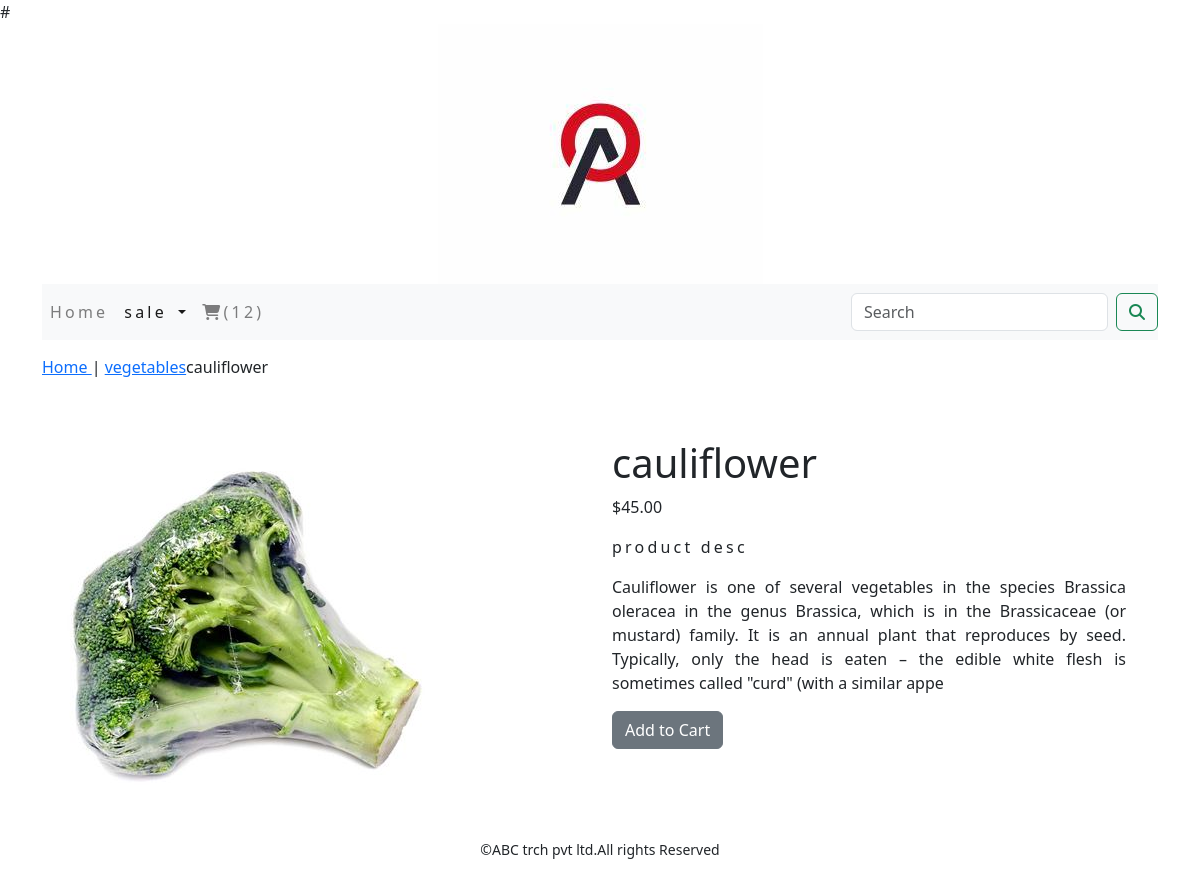
The app's page /sale/vegetables/cauflower with its own data.
### sale/models.py (models this page shows, shortened)
class Product(models.Model):
    category=models.ForeignKey(Category, related_name='products', on_delete=models.CASCADE)
    name=models.CharField(max_length=200, db_index=True)
    slug=models.SlugField(max_length=200, db_index=True)
    image=models.ImageField(upload_to='products', blank=True)
    stock=models.IntegerField()
    desc=models.CharField(max_length=300, default='')
    price=models.DecimalField(max_digits=10, decimal_places=2)
    available=models.BooleanField(default=True)
    created=models.DateTimeField(auto_now_add=True)
    updated=models.DateTimeField(auto_now=True)
    class Meta:
        ordering = ('name',)
        verbose_name = 'product'
        verbose_name_plural = 'products'

class Category (models.Model):
    name=models.CharField(max_length=250,unique=True)
    slug = models.SlugField(max_length=250,unique=True)
    description=models.TextField(blank=True)
    image=models.ImageField(upload_to='category',blank=True)
    class Meta:
        ordering=('name',)
        verbose_name='category'
        verbose_name_plural='categories'
    def get_url(self):
        return reverse('sale:products_by_category', args=[self.slug])
    def __str__(self):
        return '{}'.format(self.name)

### sale/views.py (the view)
# urls.py: path('<slug:c_slug>/<slug:product_slug>', views.ProDetail,name='prodCatdetail'),
def ProDetail(request,c_slug,product_slug):
    try:
        product=Product.objects.get(category__slug=c_slug,slug=product_slug)
    except Exception as e:
        raise e
    return render(request,'product.html',{'product':product})

### cart/context_processors.py (called while the page is built)
def counter(request):
    item_count=0
    if'admin' in request.path:
        return {}
    else:
        try:
            cart=Cart.objects.filter(cart_id=_card_id(request))
            cart_items=CartItem.objects.all().filter(cart=cart[:1])
            for cart_item in cart_items:
                item_count += cart_item.quantity
        except Cart.DoesNotExist:
            item_count=0
    return dict(item_count=item_count)

### cart/views.py (called while the page is built)
def _card_id(request):
    cart=request.session.session_key
    if not cart:
        cart=request.session.create()
    return Cart

### sale/context_processors.py (called while the page is built)
def menu_links(request):
    links=Category.objects.all()
    return dict(links=links)

### templates/product.html (shortened to what this page needs)
{% extends 'base.html' %}
{% load static %}
{% block content %}
<div class="'row my_prod_row_class">
    <div class="mx_auto">
        <p>
            <a href="{% url 'sale:allProdCat' %}">Home </a> | <a href="{{product.category.get.url}}">{{product.category}}</a>{{product.name}}</p>
    </div>
</div>
<div class="container">
<br>
<div class="row">
    <div class="col-12 col-sm-12 col-md-12 col-lg-6 text=center ">
        <div style="min-width:18rem;">
            <img src="{{product.image.url}}" alt="productname">
        </div>
    </div>
        <div class="col-12 col-sm-12 col-md-12 col-lg-6">
            <div>
        <h1 class="my-prod-title">
            {{product.name}}
        </h1>
        <p>${{product.price}}</p>
        <p class="my_title">product desc</p>
        <p class="text-justify my_prod_text">{{product.desc}}</p>
        {% if product.stock <= 0 %}
        <p class="text-justify my_prod_text"><b>out of stock </b></p>
        {% else %}
        <a class="btn btn-secondary" href="{% url 'cart:add_cart' product.id %}">Add to Cart</a>
        {% endif %}
    </div>
</div>
</div>
</div>
</div>
{% endblock %}

### static/css/custom.css (style rules this page uses)
body { font-family: 'Roboto', sans-serif; }
.my_title { font-size:16px; text_transform:uppercase; letter-spacing:.2em; }
.my_prod_row_class { padding-top:15px; padding-bottom:20px; }
.my_prod_text { padding-right:20px; }

### records on screen
Product: category "vegetables", name "cauliflower", image (picture), price "45.00", desc "Cauliflower is one of several vegetables in the species Brassica oleracea in the genus Brassica, which is in the Brassicaceae (or mustard) family. It is an annual plant that reproduces by seed. Typically, only the head is eaten – the edible white flesh is sometimes called \"curd\" (with a similar appe"

### other values on screen
{{ item_count }} "12"
